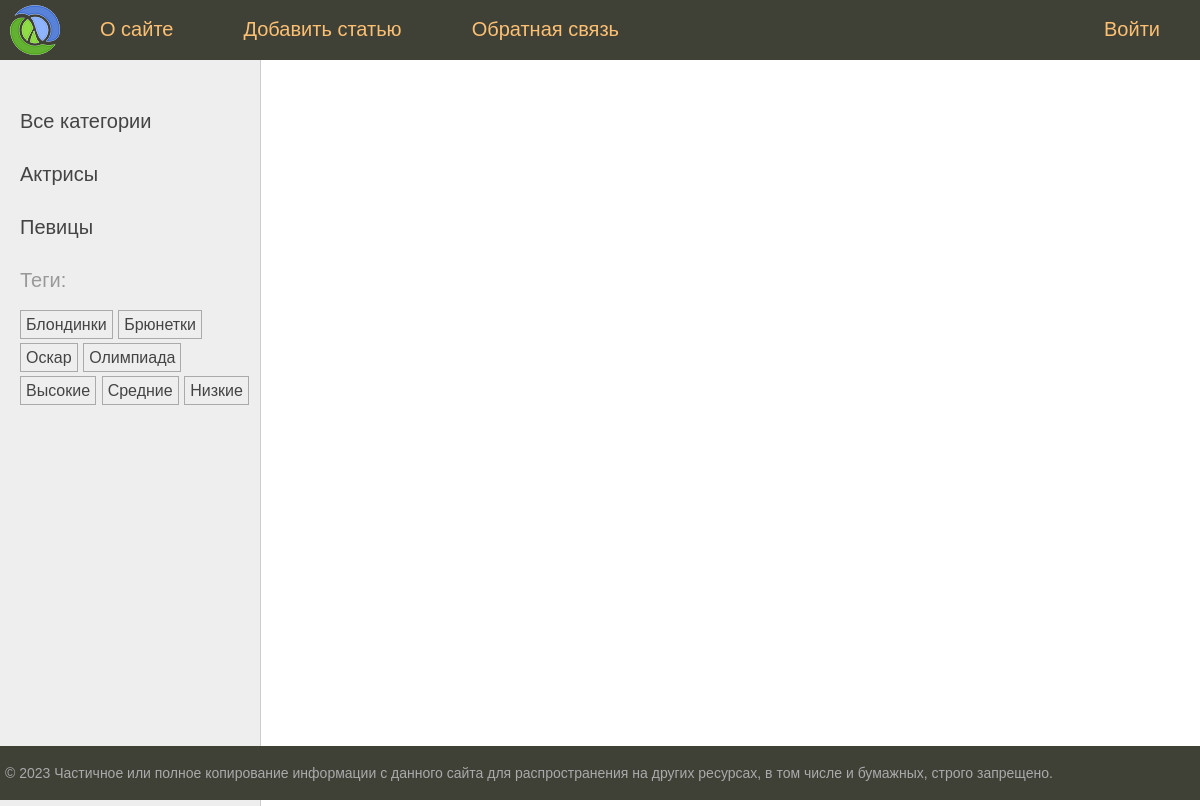
The page /tag/blonde/ on the database its author committed.
### women/models.py (models this page shows, shortened)
class Category(models.Model):
    name = models.CharField(max_length=100, db_index=True)
    slug = models.SlugField(max_length=255, unique=True, db_index=True)
    def get_absolute_url(self):
        return reverse("category", kwargs={"cat_slug": self.slug})

class TagPost(models.Model):
    tag = models.CharField(max_length=100, db_index=True)
    slug = models.SlugField(max_length=255, unique=True, db_index=True)
    def get_absolute_url(self):
        return reverse("tag", kwargs={"tag_slug": self.slug})

### women/views.py (the view)
# urls.py: path("tag/<slug:tag_slug>/",views.show_tag_postlist, name="tag")
def show_tag_postlist(request, tag_slug):
    tag = get_object_or_404(TagPost, slug=tag_slug)
    posts = tag.tags.filter(is_published=Women.Status.PUBLISHED)
    data = {
        "title": f"Тэг: {tag.tag}",
        "menu": menu,
        "posts": posts,
        "cat_selected": None,
    }
    return render(request, "women/index.html", context=data)

### women/templatetags/women_tags.py (called while the page is built)
@register.inclusion_tag("women/list_categories.html")
def show_categories(cat_selected=0):
    cats = Category.objects.all()
    return {"cats": cats, "cat_selected": cat_selected}

@register.inclusion_tag("women/list_tags.html")
def show_all_tags():
    return {'tags': TagPost.objects.all()}

### women/templates/women/index.html (shortened to what this page needs)
{% extends 'base.html' %}

### women/templates/women/list_categories.html
{% for cat in cats %}
{% if cat.id == cat_selected %}
<li class="selected">{{ cat.name }}</li>
{% else %}
<li>
<a href="{{ cat.get_absolute_url }}">{{ cat.name }}</a>
</li>
{% endif %}
{% endfor %}

### women/templates/women/list_tags.html
{% if tags %}
    <p>Теги:</p>
    <ul class="tags-list">
        {% for t in tags %}
        <li><a href="{{ t.get_absolute_url }}">{{ t.tag }}</a></li>
        {% endfor %}
    </ul>
{% endif %}

### women/static/women/css/styles.css (style rules this page uses)
html, body { font-family: 'Arial'; margin: 0; padding: 0; height: 100%; width: 100%; color: #444; }
a { color: #0059b2; text-decoration: none; }
.left-chapters ul { width: 230px; margin: 0; padding: 20px 10px 10px 20px; list-style: none; font-size: 20px; }
.left-chapters ul li { margin: 30px 0 0 0; color: #999; }
.left-chapters ul li a { color: #444; text-decoration: none; }
ul.tags-list { width: 100%; margin: 0; padding: 0; list-style: none; }
ul.tags-list li { margin: 0; padding: 0 0 10px; display: inline-block; }
ul.tags-list li a { padding: 5px; font-size: 16px; border: 1px solid #aaa; }

### rows shown on the page
Category: name "Актрисы"
Category: name "Певицы"
TagPost: tag "Блондинки"
TagPost: tag "Брюнетки"
TagPost: tag "Оскар"
TagPost: tag "Олимпиада"
TagPost: tag "Высокие"
TagPost: tag "Средние"
TagPost: tag "Низкие"

### other values the page prints
{{ m.title }} "О сайте" "Добавить статью" "Обратная связь" "Войти"
